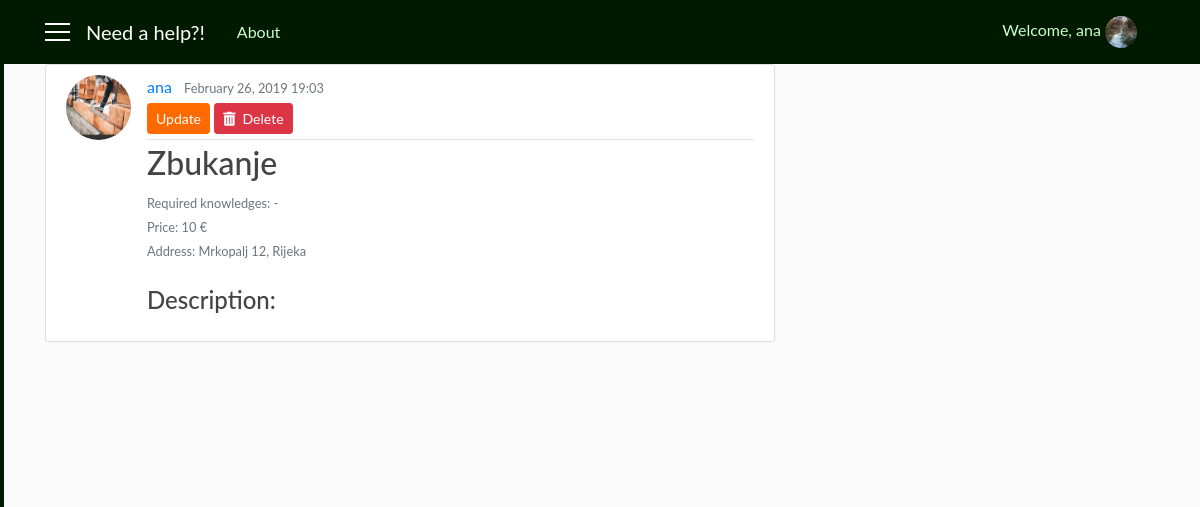
Screenshot of /request/2/ (signed in) with the database file from the repository.
### user/models.py (models this page shows, shortened)
class Requests(models.Model):
    user = models.ForeignKey(User, on_delete=models.CASCADE)
    job_title = models.CharField(max_length=30, blank=True)
    required_knowledges = models.TextField(max_length=1000, default='-')
    price = models.IntegerField(default=10)
    address = models.CharField(max_length=30, blank=True)
    job_description = models.TextField(max_length=1000, blank=True)
    date = models.DateTimeField(auto_now_add=True)
    photo = models.ImageField(default='default_request.jpg', upload_to='requests_user')
    visible = models.BooleanField(default=True)

### need_a_help_app/views.py (the view)
# urls.py: path('request/<int:pk>/', views.RequestDetailView.as_view(), name='request_detail'),
class RequestDetailView(LoginRequiredMixin, DetailView):
    model = Requests
    template_name = 'user/requests_detail.html'
    def get_context_data(self, **kwargs):
        context_data = super(RequestDetailView, self).get_context_data(**kwargs)
        req_id = self.kwargs['pk']
        user_log = self.request.user
        req = Requests.objects.filter(id=req_id)
        reqq_seen = SeenRequest.objects.all()
        us = User.objects.all()
        f = 0
        for r in reqq_seen:
            if r.user == user_log and req_id == r.request.id and not r.seen:
                req_to_save = r
                f = 1
        c = 0
        if user_log.profile.role == 'client':
            for u in us:
                for r in reqq_seen:
                    if r.user == u and req_id == r.request.id:
                        c += 1
            if c != us.count() and f == 0:
                for u in us:
                    seen_req = SeenRequest(user=u, request=req.first(), seen=False)
                    seen_req.save()
            f = 2
        if f == 1:
            req_to_save.seen = True
            req_to_save.save()
        app = Appliccation.objects.filter(request=req.first())
        cnt = Appliccation.objects.filter(request=req.first()).count()
        vis = Requests.objects.filter(id=req_id).first()
        context_data['s'] = reqq_seen
        context_data['app'] = app
        context_data['cnt'] = cnt
        context_data['vis'] = vis.visible
        return context_data

### user/templates/user/requests_detail.html (shortened to what this page needs)
{% extends 'need_a_help_app/base.html' %}
{% block content %}
    <article class="media content-section mt-2">
        <img class="rounded-circle article-img" src="{{ object.photo.url }}">
          <div class="media-body">
            <div class="article-metadata">
              <a class="mr-2" href="{% url 'info' object.user.id %}">{{ object.user }}</a>
              <small class="text-muted">{{ object.date|date:'F d, Y H:i' }}</small>
                {% if object.user == user %}
                    <div>
                        <a href="{% url 'request_update' object.id %}" class="btn btn-secondary btn-sm mt-1 mb-1">Update</a>
                        <a href="{% url 'request_delete' object.id %}" class="btn btn-danger btn-sm mt-1 mb-1"><i class="fas fa-trash-alt"></i>&nbsp Delete</a>
                    </div>
                {% endif %}
            </div>
            <h2 class="article-title">{{ object.job_title }}</h2>
            <small class="text-muted">Required knowledges: {{ object.required_knowledges }}</small><br>
            <small class="text-muted">Price: {{ object.price }} €</small><br>
            <small class="text-muted">Address: {{ object.address }}</small><br><br>
            <h4>Description:</h4>
          </div>
    </article>
{% endblock %}

### need_a_help_app/templates/need_a_help_app/base.html (shortened to what this page needs)
{% load static %}
<!DOCTYPE html>
<html>
    <head>
        <link rel="stylesheet" href="https://maxcdn.bootstrapcdn.com/bootstrap/4.0.0/css/bootstrap.min.css">
        <link rel="stylesheet" href="https://use.fontawesome.com/releases/v5.7.2/css/all.css">
        <link rel="stylesheet" type="text/css" href="{% static 'need_a_help_app/style.css' %}">
    </head>
    <body>
      <div id="wrapper">
          {% if user.is_authenticated and user.profile.role == 'client' %}
            <div id="sidebar-wrapper">
                <ul class="sidebar-nav">
                    <div class="list-group pt-2">
                      <a class="list-group-item sb" href="{% url 'main' %}">&nbsp; Home</a>
                      <a class="list-group-item sb" href="#">&nbsp; Messages</a>
                      <a class="list-group-item sb" href="{% url 'profile' %}">&nbsp; Settings</a>
                      <a class="list-group-item sb" href="{% url 'favorites' %}">&nbsp; My favourites</a>
                    </div>
                </ul>
            </div>
          {% endif %}
          <header class="site-header">
            <nav class="navbar navbar-expand-md navbar-dark bg-steel fixed-top">
              <div class="container">
                {% if user.is_authenticated %}
                  <a href='#' id='menu-toggle'><div class='menu-icon'></div>
                                  <div class='menu-icon'></div>
                                  <div class='menu-icon'></div></a>
                  <a class="navbar-brand mr-4 ml-3" href="{% url 'main' %}">Need a help?!</a>
                {% else %}
                  <a class="navbar-brand mr-4" href="#">Need a help?!</a>
                {% endif %}
                <div class="collapse navbar-collapse" id="navbarToggle">
                  <div class="navbar-nav mr-auto">
                    <a class="nav-item nav-link" href="{% url 'home' %}">About</a>
                  </div>
                  <div class="navbar-nav">
                    {% if user.is_authenticated %}
                      <span class="nav-item nav-link">Welcome, {{ user.username }}
                        <img class="rounded-circle navbar-img popOver" data-title="Logged in as {{ user.profile.role }}" data-content="
                            <a class='list-group-item sb' href='{% url 'info' user.id %}'><i class='fa fa-user fa-fw' aria-hidden='true'></i>&nbsp; My profile</a>
                            <a class='list-group-item sb' href='{% url 'logout' %}'><i class='fas fa-power-off'></i>&nbsp Logout</a>" data-placement="bottom" data-html="true" data-toggle="popover" data-container="body" data-trigger="click" src="{{ user.profile.photo.url }}">
                      </span>
                    {% else %}
                      <a class="nav-item nav-link" href="{% url 'login' %}">Login</a>
                      <a class="nav-item nav-link" href="{% url 'register' %}">Register</a>
                    {% endif %}
                  </div>
                </div>
              </div>
            </nav>
          </header>
          <div id="page-content-wrapper">
            <main role="main" class="container">
              <div class="row">
                <div class="col-sm-8">
                  {% block content %}{% endblock %}
                </div>
              </div>
            </main>
          </div>
    </div>
    </body>
</html>

### need_a_help_app/static/need_a_help_app/style.css (style rules this page uses)
body { background: #fafafa; color: #333333; margin-top: 56px; font-family: 'Lato'; }
h1, h2, h3, h4, h5, h6 { color: #444444; }
ul { margin: 0; }
.bg-steel { background-color: #001a00; }
.site-header .navbar-nav .nav-link { color: #ccffcc; }
.content-section { background: #ffffff; padding: 10px 20px; border: 1px solid #dddddd; border-radius: 3px; margin-bottom: 20px; }
.article-title { color: #444444; }
.article-img { height: 65px; width: 65px; margin-right: 16px; }
.article-metadata { padding-bottom: 1px; margin-bottom: 4px; border-bottom: 1px solid #e3e3e3 }
.navbar-img { height: 32px; width: 32px; margin-right: 10px; }
.btn-secondary { background-color: #ff6a00; border-color: #ff6a00; }
.menu-icon { width: 25px; height: 2px; background-color: white; margin: 6px 0; }
.sidebar-nav { padding-left: 0px; color: black; }
#sidebar-wrapper { z-index: 1; position: fixed; width: 0; height: 100%; overflow-y: hidden; background-color: #001a00; border: 2px solid #001a00; }
#page-content-wrapper { width: 100%; position: static; padding: 0; }
.sb { background-color: #001a00; color: #ccffcc; opacity: 0.9; }

### rows the page displays
Requests: photo (placeholder picture), user "ana", date "February 26, 2019 19:03", job_title "Zbukanje", required_knowledges "-", price "10", address "Mrkopalj 12, Rijeka"

### other values shown
{{ user.username }} "ana"
